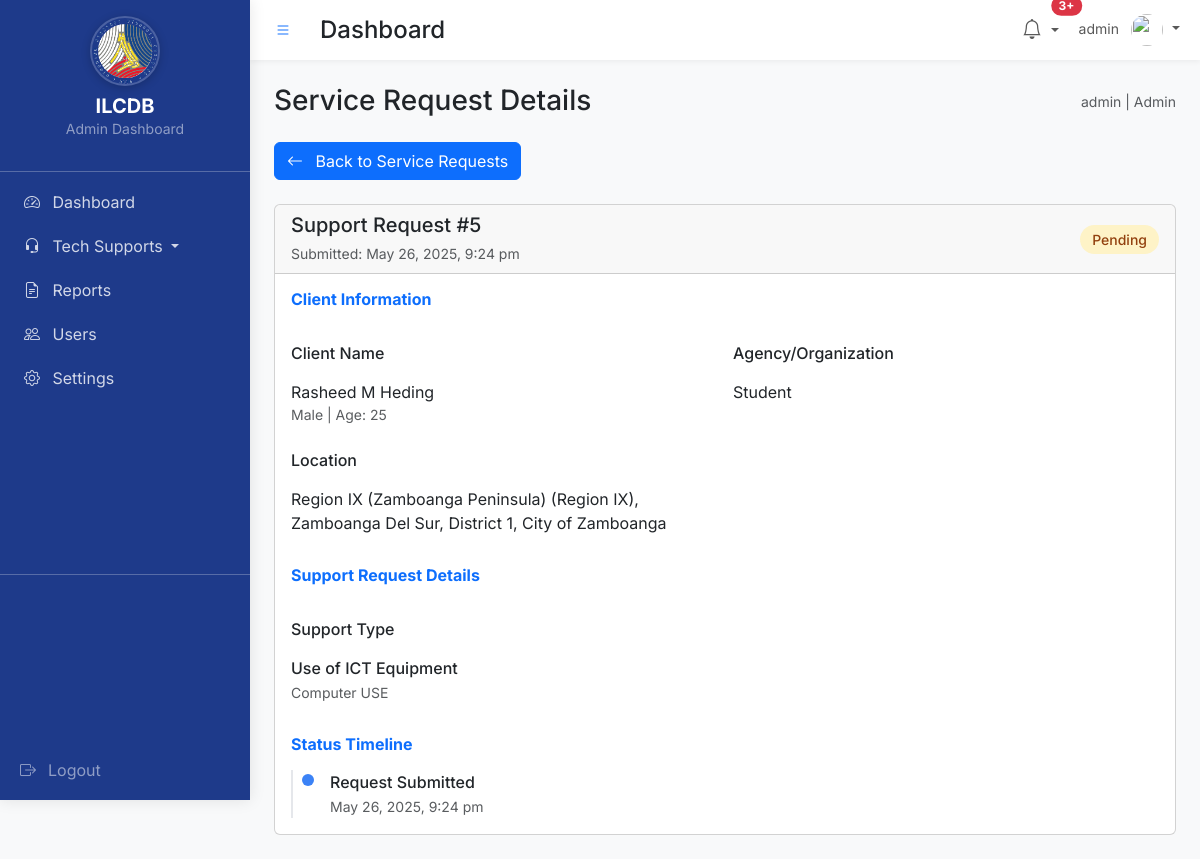
Page /admin/view-request.php?id=5 (signed in) on the earlier database version.
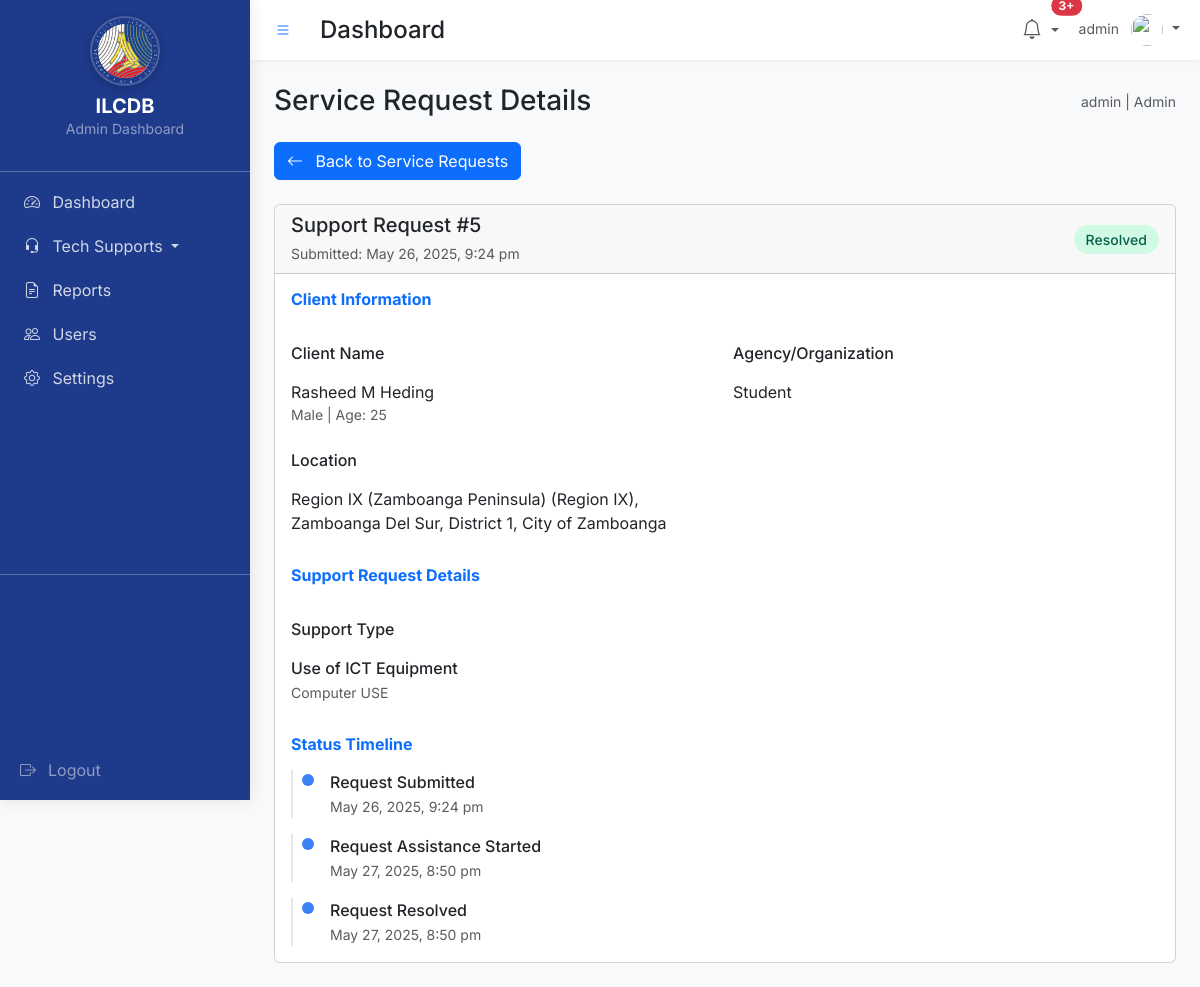
Same page on the later database version.
### tables this page shows
CREATE TABLE `tech_support_requests` (
  `id` int(11) NOT NULL,
  `client_id` int(11) NOT NULL,
  `support_type` varchar(100) NOT NULL,
  `subject` varchar(255) DEFAULT NULL,
  `message` text NOT NULL,
  `issue_description` text NOT NULL,
  `date_requested` timestamp NOT NULL DEFAULT current_timestamp(),
  `date_assisted` timestamp NULL DEFAULT NULL,
  `date_resolved` timestamp NULL DEFAULT NULL,
  `assisted_by_id` int(11) DEFAULT NULL,
  `status` enum('Pending','In Progress','Resolved','Cancelled') DEFAULT 'Pending',
  `remarks` text DEFAULT NULL,
  `created_at` timestamp NOT NULL DEFAULT current_timestamp(),
  `updated_at` timestamp NOT NULL DEFAULT current_timestamp() ON UPDATE current_timestamp()
);

CREATE TABLE `clients` (
  `id` int(11) NOT NULL,
  `firstname` varchar(50) NOT NULL,
  `surname` varchar(50) NOT NULL,
  `middle_initial` char(1) DEFAULT NULL,
  `client_name` varchar(100) NOT NULL,
  `agency` varchar(100) NOT NULL,
  `gender` varchar(10) NOT NULL,
  `birthdate` date NOT NULL,
  `region` varchar(50) NOT NULL,
  `region_id` int(11) DEFAULT NULL,
  `province_id` int(11) DEFAULT NULL,
  `district_id` int(11) DEFAULT NULL,
  `municipality_id` int(11) DEFAULT NULL,
  `email` varchar(255) DEFAULT NULL,
  `phone` varchar(50) DEFAULT NULL,
  `created_at` timestamp NOT NULL DEFAULT current_timestamp()
);

### admin/view-request.php (the view, shortened to what the changed rows need)
<?php
require_once '../includes/crud_operations.php';
$id = (int)$_GET['id'];
$sql = "SELECT tsr.*,
        c.firstname, c.surname, c.middle_initial, c.email, c.phone,
        c.agency, c.gender, c.birthdate,
        r.region_name, r.region_code,
        p.province_name, p.province_code,
        d.district_name, d.district_code,
        m.municipality_name, m.municipality_code,
        TIMESTAMPDIFF(YEAR, c.birthdate, CURDATE()) as age
        FROM tech_support_requests tsr
        LEFT JOIN clients c ON tsr.client_id = c.id
        LEFT JOIN regions r ON c.region_id = r.id
        LEFT JOIN provinces p ON c.province_id = p.id
        LEFT JOIN districts d ON c.district_id = d.id
        LEFT JOIN municipalities m ON c.municipality_id = m.id
        WHERE tsr.id = ?";
$stmt = $conn->prepare($sql);
$stmt->bind_param("i", $id);
$stmt->execute();
$result = $stmt->get_result();
$request = $result->fetch_assoc();
$fullname = trim($request['firstname'] . ' ' .
    ($request['middle_initial'] ? $request['middle_initial'] . ' ' : '') .
    $request['surname']);
?>
<!DOCTYPE html>
<html lang="en">
<head>
    <link href="https://cdn.jsdelivr.net/npm/bootstrap@5.3.0/dist/css/bootstrap.min.css" rel="stylesheet">
    <link href="https://cdn.jsdelivr.net/npm/bootstrap-icons@1.10.0/font/bootstrap-icons.css" rel="stylesheet">
</head>
<body>
    <?php include '../admin/includes/sidebar.php'; ?>
    <div class="container-fluid p-4">
        <div class="d-flex justify-content-between align-items-center mb-4">
            <h1 class="h3 mb-0 text-gray-800">Service Request Details</h1>
        </div>
        <div class="card">
            <div class="card-header d-flex justify-content-between align-items-center">
                <div>
                    <h5 class="card-title mb-1">Support Request #<?php echo $id; ?></h5>
                    <small class="text-muted">
                        Submitted: <?php echo date('F j, Y, g:i a', strtotime($request['date_requested'])); ?>
                    </small>
                </div>
                <div>
                    <?php
                    $status_class = 'status-pending';
                    if ($request['status'] === 'In Progress') {
                        $status_class = 'status-progress';
                    } elseif ($request['status'] === 'Resolved') {
                        $status_class = 'status-resolved';
                    } elseif ($request['status'] === 'Cancelled') {
                        $status_class = 'status-cancelled';
                    }
                    ?>
                    <span class="status-badge <?php echo $status_class; ?>">
                        <?php echo $request['status']; ?>
                    </span>
                </div>
            </div>
            <div class="card-body">
                <div class="row g-3">
                    <div class="col-md-6">
                        <label class="form-label fw-medium">Client Name</label>
                        <div class="form-control-plaintext">
                            <?php echo htmlspecialchars($fullname); ?>
                            <small class="text-muted d-block">
                                <?php echo htmlspecialchars($request['gender']); ?> | Age: <?php echo $request['age']; ?>
                            </small>
                        </div>
                    </div>                    <div class="col-md-6">
                        <label class="form-label fw-medium">Agency/Organization</label>
                        <div class="form-control-plaintext"><?php echo htmlspecialchars($request['agency']); ?></div>
                    </div>
                    <div class="col-12">
                        <div class="form-control-plaintext">
                            <div class="fw-medium"><?php echo htmlspecialchars($request['support_type']); ?></div>
                            <small class="text-muted"><?php echo htmlspecialchars($request['subject']); ?></small>
                        </div>
                    </div>
                    <div class="col-12 mt-4">
                        <div class="timeline">
                            <div class="timeline-item d-flex">
                                <div class="ms-3">
                                    <div class="fw-medium">Request Submitted</div>
                                    <small class="text-muted">
                                        <?php echo date('F j, Y, g:i a', strtotime($request['date_requested'])); ?>
                                    </small>
                                </div>
                            </div>
                            <?php if (!empty($request['date_assisted'])): ?>
                            <div class="timeline-item d-flex">
                                <div class="timeline-dot active flex-shrink-0"></div>
                                <div class="ms-3">
                                    <div class="fw-medium">Request Assistance Started</div>
                                    <small class="text-muted">
                                        <?php echo date('F j, Y, g:i a', strtotime($request['date_assisted'])); ?>
                                    </small>
                                </div>
                            </div>
                            <?php endif; ?>
                            <?php if (!empty($request['date_resolved'])): ?>
                            <div class="timeline-item d-flex">
                                <div class="timeline-dot active flex-shrink-0"></div>
                                <div class="ms-3">
                                    <div class="fw-medium">Request Resolved</div>
                                    <small class="text-muted">
                                        <?php echo date('F j, Y, g:i a', strtotime($request['date_resolved'])); ?>
                                    </small>
                                </div>
                            </div>
                            <?php endif; ?>
                        </div>
                    </div>
                </div>
            </div>
        </div>    </div>
</body>
</html>

Differences in the rows shown:
changed tech_support_requests "Use of ICT Equipment": status "Pending" → "Resolved"; date_assisted (not shown) → "May 27, 2025, 8:50 pm"; date_resolved (not shown) → "May 27, 2025, 8:50 pm"
Other differences:
text now shown: "Request Assistance Started Request Resolved"
